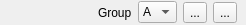
<?xml version="1.0" encoding="UTF-8"?>
<ui version="4.0">
 <class>RightSideTitleBar</class>
 <widget class="QWidget" name="RightSideTitleBar">
  <property name="geometry">
   <rect>
    <x>0</x>
    <y>0</y>
    <width>246</width>
    <height>25</height>
   </rect>
  </property>
  <property name="windowTitle">
   <string>Form</string>
  </property>
  <property name="autoFillBackground">
   <bool>false</bool>
  </property>
  <property name="styleSheet">
   <string notr="true"/>
  </property>
  <layout class="QHBoxLayout" name="horizontalLayout_2">
   <property name="spacing">
    <number>0</number>
   </property>
   <property name="leftMargin">
    <number>0</number>
   </property>
   <property name="topMargin">
    <number>0</number>
   </property>
   <property name="rightMargin">
    <number>0</number>
   </property>
   <property name="bottomMargin">
    <number>0</number>
   </property>
   <item>
    <widget class="QWidget" name="widget" native="true">
     <layout class="QHBoxLayout" name="horizontalLayout">
      <property name="spacing">
       <number>6</number>
      </property>
      <property name="leftMargin">
       <number>9</number>
      </property>
      <property name="topMargin">
       <number>1</number>
      </property>
      <property name="rightMargin">
       <number>9</number>
      </property>
      <property name="bottomMargin">
       <number>1</number>
      </property>
      <item>
       <spacer name="horizontalSpacer">
        <property name="orientation">
         <enum>Qt::Horizontal</enum>
        </property>
        <property name="sizeHint" stdset="0">
         <size>
          <width>40</width>
          <height>20</height>
         </size>
        </property>
       </spacer>
      </item>
      <item>
       <widget class="QLabel" name="label">
        <property name="text">
         <string>Group</string>
        </property>
       </widget>
      </item>
      <item>
       <widget class="QComboBox" name="comboBox_params">
        <item>
         <property name="text">
          <string>A</string>
         </property>
        </item>
        <item>
         <property name="text">
          <string>B</string>
         </property>
        </item>
        <item>
         <property name="text">
          <string>C</string>
         </property>
        </item>
        <item>
         <property name="text">
          <string>D</string>
         </property>
        </item>
       </widget>
      </item>
      <item>
       <widget class="QToolButton" name="toolButton_save">
        <property name="toolTip">
         <string>Save Config</string>
        </property>
        <property name="text">
         <string>...</string>
        </property>
        <property name="icon">
         <iconset resource="resource.qrc">
          <normaloff>:/theme/images/save.png</normaloff>:/theme/images/save.png</iconset>
        </property>
       </widget>
      </item>
      <item>
       <widget class="QToolButton" name="toolButton_default">
        <property name="toolTip">
         <string>Default Config</string>
        </property>
        <property name="text">
         <string>...</string>
        </property>
        <property name="icon">
         <iconset resource="resource.qrc">
          <normaloff>:/theme/icon/5.png</normaloff>:/theme/icon/5.png</iconset>
        </property>
       </widget>
      </item>
     </layout>
    </widget>
   </item>
  </layout>
 </widget>
 <resources>
  <include location="resource.qrc"/>
 </resources>
 <connections/>
</ui>
